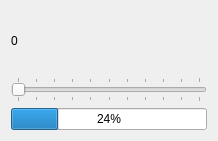
<?xml version="1.0" encoding="UTF-8"?>
<ui version="4.0">
 <class>Widget</class>
 <widget class="QWidget" name="Widget">
  <property name="geometry">
   <rect>
    <x>0</x>
    <y>0</y>
    <width>218</width>
    <height>141</height>
   </rect>
  </property>
  <property name="windowTitle">
   <string>Widget</string>
  </property>
  <layout class="QGridLayout" name="gridLayout">
   <item row="0" column="0">
    <layout class="QVBoxLayout" name="verticalLayout">
     <item>
      <widget class="QLabel" name="label">
       <property name="text">
        <string>0</string>
       </property>
      </widget>
     </item>
     <item>
      <widget class="QSlider" name="horizontalSlider">
       <property name="cursor">
        <cursorShape>PointingHandCursor</cursorShape>
       </property>
       <property name="maximum">
        <number>100</number>
       </property>
       <property name="orientation">
        <enum>Qt::Horizontal</enum>
       </property>
       <property name="tickPosition">
        <enum>QSlider::TicksBothSides</enum>
       </property>
      </widget>
     </item>
     <item>
      <widget class="QProgressBar" name="progressBar">
       <property name="value">
        <number>24</number>
       </property>
      </widget>
     </item>
    </layout>
   </item>
  </layout>
 </widget>
 <resources/>
 <connections/>
</ui>
